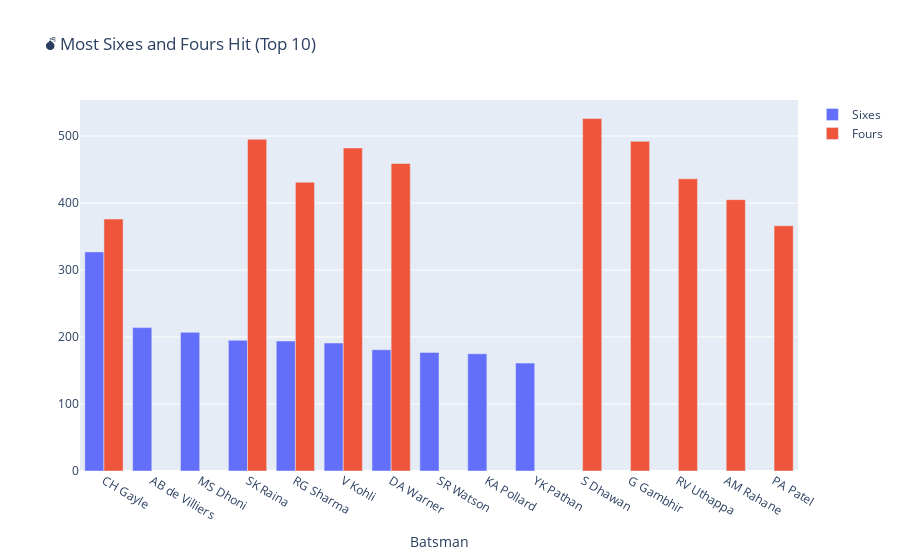

This figure's notebook cell:
### Code cell
# Sixes
sixes = deliveries[deliveries['batsman_runs'] == 6]['batsman'].value_counts().head(10).reset_index()
sixes.columns = ['Batsman', 'Sixes']

# Fours
fours = deliveries[deliveries['batsman_runs'] == 4]['batsman'].value_counts().head(10).reset_index()
fours.columns = ['Batsman', 'Fours']

fig = go.Figure(data=[
    go.Bar(name='Sixes', x=sixes['Batsman'], y=sixes['Sixes']),
    go.Bar(name='Fours', x=fours['Batsman'], y=fours['Fours'])
])
fig.update_layout(barmode='group', title='💣 Most Sixes and Fours Hit (Top 10)', xaxis_title='Batsman')
fig.show()

### Figure 1 — Plotly figure (JSON) as saved in the notebook; plotly's stock layout.template omitted (floating-point values rounded to 4 significant figures)
{"data": [{"name": "Sixes", "type": "bar", "x": ["CH Gayle", "AB de Villiers", "MS Dhoni", "SK Raina", "RG Sharma", "V Kohli", "DA Warner", "SR Watson", "KA Pollard", "YK Pathan"], "y": [327, 214, 207, 195, 194, 191, 181, 177, 175, 161]}, {"name": "Fours", "type": "bar", "x": ["S Dhawan", "SK Raina", "G Gambhir", "V Kohli", "DA Warner", "RV Uthappa", "RG Sharma", "AM Rahane", "CH Gayle", "PA Patel"], "y": [526, 495, 492, 482, 459, 436, 431, 405, 376, 366]}], "layout": {"barmode": "group", "title": {"text": "💣 Most Sixes and Fours Hit (Top 10)"}, "xaxis": {"title": {"text": "Batsman"}}}}
